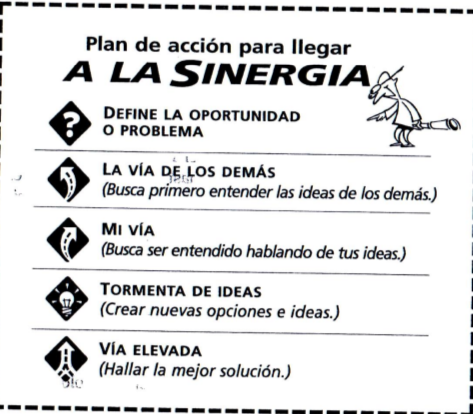
#> input picture src/img/16/sinergia.png, 473 x 414 px
$ python adaptative.py
#> lines starting #> are read from the running program, lines starting #| are printed output that depends on the picture; after the words box and inside, x2 and y2 are one past the last pixel; in counts of white or black regions, pixels touching at a corner belong together
import cv2
import numpy as np

# Cargar la imagen como escala de grises
image = cv2.imread("../src/img/16/sinergia.png", 0)
#> image: shape (414, 473); min 0, max 255, mean 224.7
cv2.imshow("Original", image)
cv2.waitKey(0)

# Valores menores a 127 serán 0, arriba serán 255
ret, thresh1 = cv2.threshold(image, 127, 255, cv2.THRESH_BINARY)
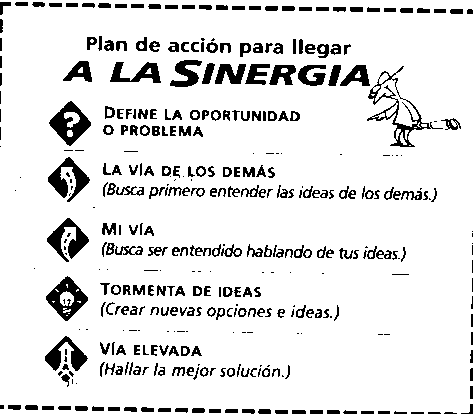
#> thresh1: shape (414, 473); 89% white; 378 black regions (101 under 20 px), largest, box (x1, y1, x2, y2) and area: (367, 66, 443, 147) 871, (49, 101, 91, 146) 862, (46, 276, 88, 321) 842
cv2.imshow("Threshold binary", thresh1)
cv2.waitKey(0)

# Es buena práctica hacer desenfoque así para remover el ruido
image = cv2.GaussianBlur(image, (3,3), 0)
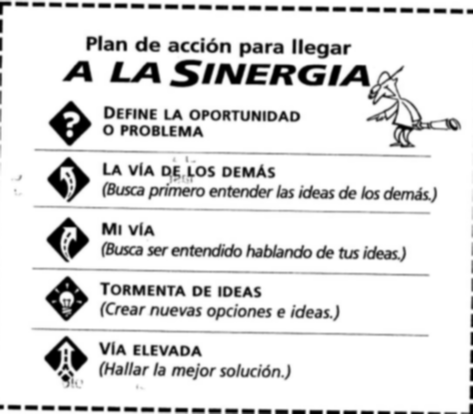
#> image: shape (414, 473); min 0, max 255, mean 224.8

# Usar umbralización adaptativa
# cv2.adaptiveThreshold(img, max value, adaptive type, threshold type,
#    block_size, constant that's substracted from mean)
thresh = cv2.adaptiveThreshold(image, 255, cv2.ADAPTIVE_THRESH_MEAN_C,
        cv2.THRESH_BINARY, 3, 5)
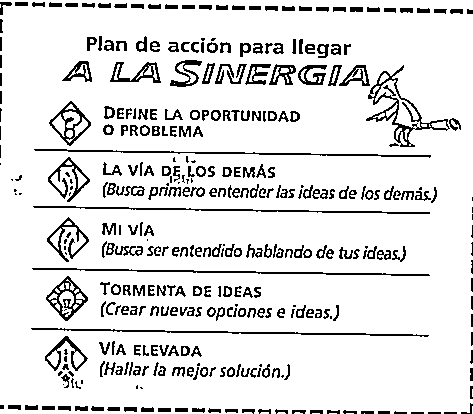
#> thresh: shape (414, 473); 88.4% white; black in thin lines or dots
cv2.imshow("Adaptive Mean Thresholding", thresh)
cv2.waitKey(0)

_, th2 = cv2.threshold(image, 0, 255, cv2.THRESH_BINARY + cv2.THRESH_OTSU)
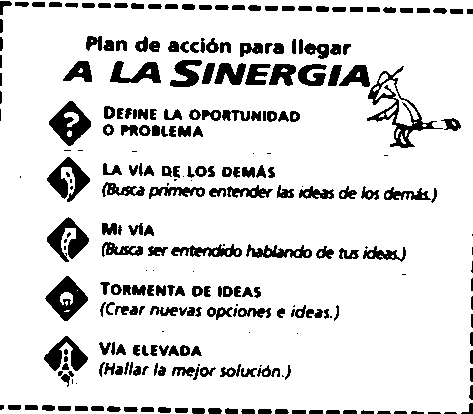
#> th2: shape (414, 473); 86.3% white; 267 black regions (40 under 20 px), largest, box (x1, y1, x2, y2) and area: (367, 66, 443, 148) 1229, (45, 276, 88, 321) 949, (49, 101, 91, 146) 933
cv2.imshow("Otsu's Thresholding", th2)
cv2.waitKey(0)

# Umbralización con Otsu usando filtrado Gaussiano
blur = cv2.GaussianBlur(image, (5,5), 0)
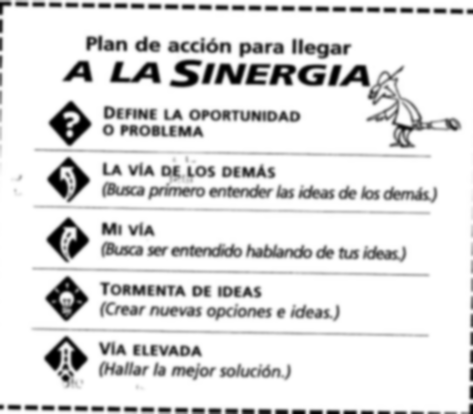
#> blur: shape (414, 473); min 0, max 255, mean 224.8
_, th3 = cv2.threshold(blur, 0, 255, cv2.THRESH_BINARY + cv2.THRESH_OTSU)
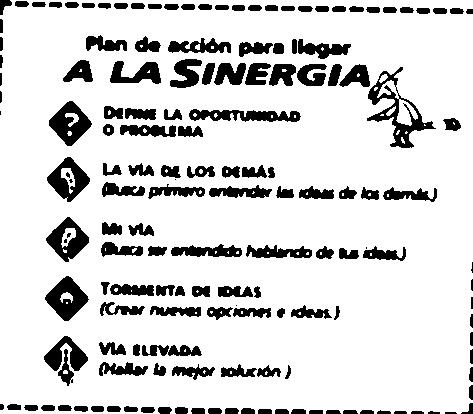
#> th3: shape (414, 473); 84.2% white; 158 black regions (9 under 20 px), largest, box (x1, y1, x2, y2) and area: (367, 67, 436, 148) 1400, (45, 276, 89, 321) 1050, (49, 101, 92, 146) 1018
cv2.imshow("Gaussian Otsu's Thresholding", thresh)
cv2.waitKey(0)
